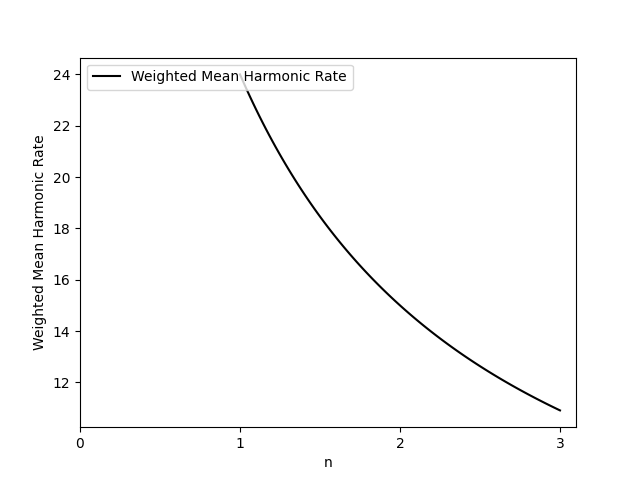

Here is the Python script that generated this plot:
"""Lab 2 SM - Exercise 2"""

import matplotlib.pyplot as plt
import numpy as np

def weighted_mean_harmonic_rate(n):
    R1 = 10
    R2 = 60
    p1 = n * 0.3
    p2 = 1.0 - p1

    result = p1 / R1 + p2 / R2

    return 1 / result

if __name__ == "__main__":
    x = np.linspace(1, 3, 100)

    fig, ax1 = plt.subplots()

    ax1.set_xlabel('n')
    ax1.set_ylabel('Weighted Mean Harmonic Rate')

    ax1.plot(x, weighted_mean_harmonic_rate(x), color='black', label='Weighted Mean Harmonic Rate')
    plt.xticks(np.arange(0, 4, 1))

    plt.legend(loc='upper left')

    plt.savefig('ex2.png')
